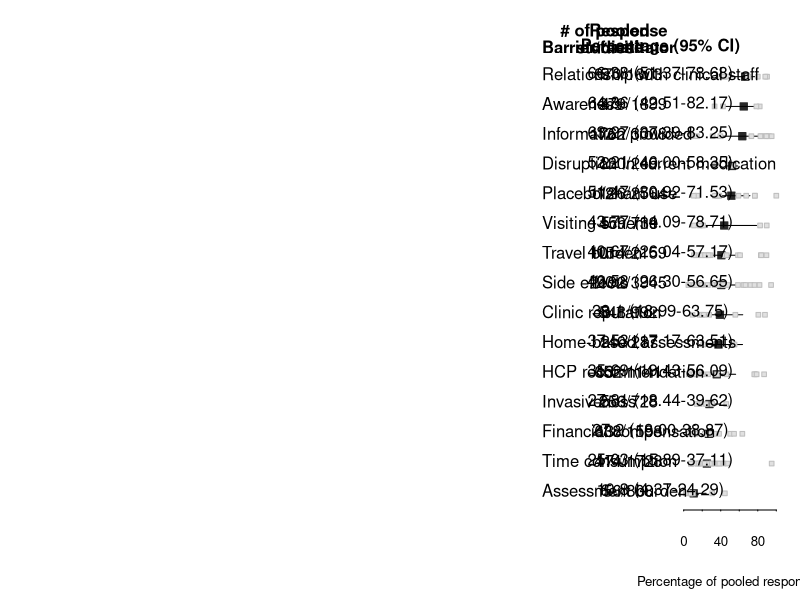

This chart was generated by the following R code:
setwd('/Users/daphneweemering/surfdrive/trial participation/trial-participation/data')

library(readxl)
library(metafor)
library(tidyverse)
library(dplyr)

dat <- read_excel('meta.xlsx')

fclttrs <- list('Assessment burden', 'Awareness', 'Clinic reputation', 
                'Disruption in current medication', 'Financial compensation',
                'HCP recommendation', 'Home-based assessments', 'Information provided',
                'Invasiveness', 'Placebo/sham use', 'Relationship with clinical staff',
                'Side effects', 'Time consumption', 'Travel burden', 'Visiting scheme')

datalist <- list()
for (i in 1:length(fclttrs)){
  datalist[[i]] <- subset(dat, dat$Facilitator == fclttrs[[i]])
  datalist[[i]]$mod <- ifelse(datalist[[i]]$Disease != 'AD', 0, 1)
}



#### ANALYSIS ####
# overall meta-analyses
store <- matrix(data = NA, nrow = length(datalist), ncol = 22)
colnames(store) <- c('TE', 'LB', 'UB', 'k', 'events', 'total', 'facilitator', 'I2',
                     'H2', 'tau2', 'Q_LRT', 'Qp_LRT','TE_m0', 'TE_m1', 'OR', 'ORp',
                     'nAD_LB', 'nAD_UB', 'OR_LB', 'OR_UB', 'AD_LB', 'AD_UB')

for(i in 1:length(datalist)){
  m <- rma.glmm(xi = n_respond, ni = n_total, data = datalist[[i]], measure = 'PLO')
  if(length(datalist[[i]]$mod) > 2){
    mmod <- update(m, mods = mod)
    predicted <- stats::predict(mmod, newdata = data.frame(mods = c(0,1)))
  }
  
  # main outcomes
  mb <- predict(m, transf = transf.ilogit, digits = 4)
  store[i, 1] <- mb$pred*100
  store[i, 2] <- mb$ci.lb*100
  store[i, 3] <- mb$ci.ub*100
  store[i, 4] <- m$k
  store[i, 5] <- sum(datalist[[i]]$n_respond)
  store[i, 6] <- sum(m$ni)
  store[i, 7] <- datalist[[i]]$Facilitator[[1]]
  datalist[[i]]$sep_prop <- (datalist[[i]]$n_respond/datalist[[i]]$n_total)*100
  
  if(length(datalist[[i]]$mod) > 2){
    # heterogeneity statistics
    store[i, 8] <- m$I2
    store[i, 9] <- m$H2
    store[i, 10] <- m$tau2
    store[i, 11] <- m$QE.LRT
    store[i, 12] <- m$QEp.LRT
    
    # estimates with moderator
  store[i, 13] <- exp(mmod$beta[1])/(1 + exp(mmod$beta[1]))*100
  store[i, 14] <- exp(mmod$beta[1] + mmod$beta[2])/(1 + exp(mmod$beta[1] + mmod$beta[2]))*100
  store[i, 15] <- exp(mmod$beta[2])
  store[i, 16] <- mmod$pval[2]
  store[i, 17] <- plogis(mmod$ci.lb[[1]])*100
  store[i, 18] <- plogis(mmod$ci.ub[[1]])*100
  store[i, 19] <- exp(mmod$ci.lb[[2]])
  store[i, 20] <- exp(mmod$ci.ub[[2]])
  store[i, 21] <- plogis(predicted$ci.lb[[1]])*100
  store[i, 22] <- plogis(predicted$ci.ub[[1]])*100
  }
  
}

datalist <- datalist[order(store[, 'TE'])]
store <- store[order(store[, 'TE'], decreasing = F),]

#### FIGURE ####
pdf(file = '/Users/daphneweemering/surfdrive/trial participation/trial-participation/figures/figure1.pdf', 
    width = 11.7, height = 7)

par(mar = c(4.5, 34, 3, 1), tck = -0.01, xpd = T)
plot(as.numeric(store[, 'TE']), 1:nrow(store), pch = 22, cex = 1.1, frame.plot = F, 
     axes = F, ylab = '', xlab = 'Percentage of pooled responses',
     cex.lab = 0.8, xlim = c(0, 100), col = 'grey16', bg = 'grey16')
segments(x0 = as.numeric(store[, 'UB']), y0 = 1:nrow(store), 
         x1 = as.numeric(store[, 'LB']), y1 = 1:nrow(store))
axis(1, cex.axis = 0.8)
for(i in 1:length(datalist)){
  points(datalist[[i]]$sep_prop, rep(i, times = nrow(datalist[[i]])), pch = 22, 
         col = 'grey', bg = 'grey88', cex = 0.7)
}

# text 
for (i in 1:length(datalist)){
  text(x = -153, y = i+0.1, datalist[[i]]$Facilitator[1], cex = 1, adj = c(0,0.5))
  text(x = -85, y = i+0.1, store[i,'k'], cex = 1)
  text(x = -60, y = i+0.1, paste0(store[i, 'events'], '/', store[i, 'total']), cex = 1)
  text(x = -25, y = i+0.1, paste0(round(as.numeric(store[i, 'TE']), 2), ' (',
                                  format(round(as.numeric(store[i, 'LB']), 2), nsmall = 2), '-',
                                  round(as.numeric(store[i, 'UB']), 2), ')'), cex = 1)
  
}

text(x = -153, y = 16, 'Barrier/facilitator', cex = 1, adj = c(0,0.5), font = 2)
text(x = -85, y = 16.5, '# of pooled', cex = 1, font = 2)
text(x = -85, y = 16, 'studies', cex = 1, font = 2)
text(x = -60, y = 16.5, 'Response', cex = 1, font = 2)
text(x = -60, y = 16, 'rate', cex = 1, font = 2)
text(x = -25, y = 16, 'Percentage (95% CI)', cex = 1, font = 2)


dev.off()
